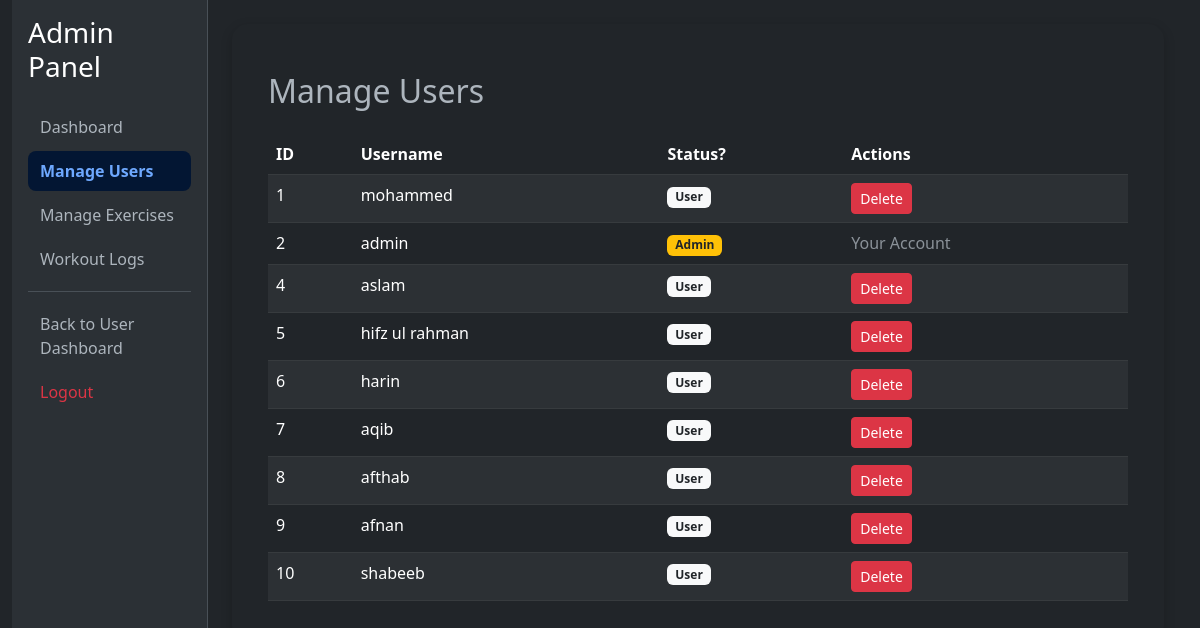
The app's page /admin/users (signed in), older data.
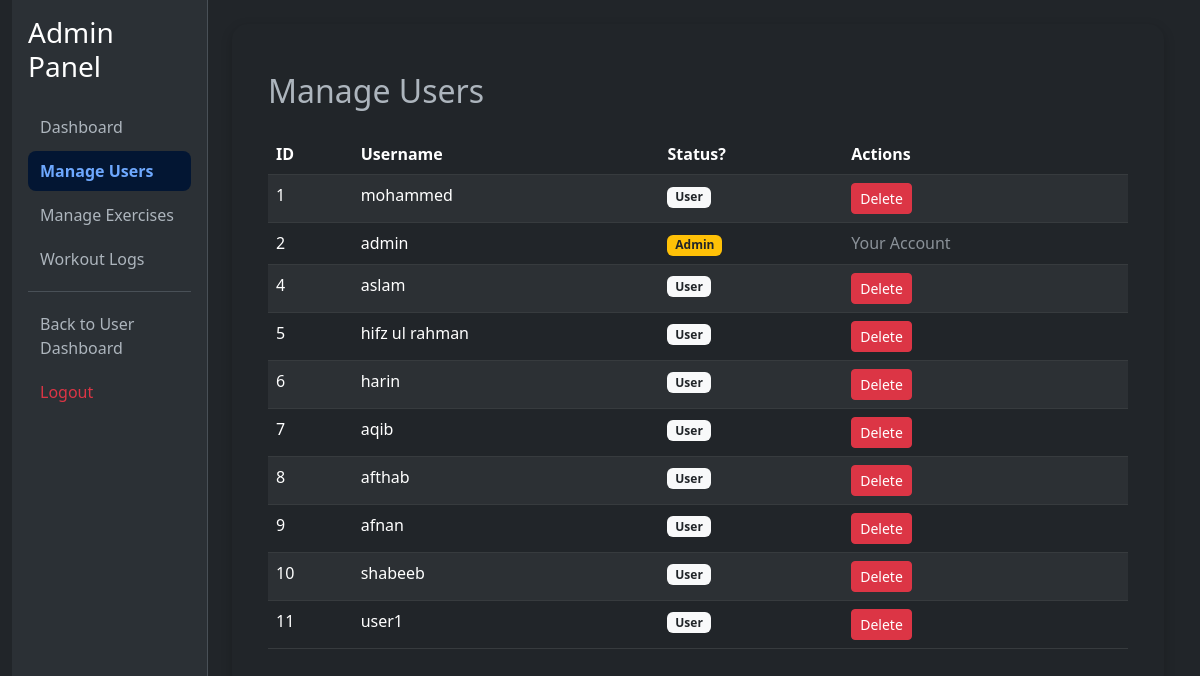
The same page, newer data.
### tables this page shows
CREATE TABLE "users" (
	"id"	INTEGER,
	"username"	TEXT NOT NULL UNIQUE,
	"password"	TEXT NOT NULL,
	"is_admin"	INTEGER DEFAULT 0,
	PRIMARY KEY("id" AUTOINCREMENT)
);

### app.py (the view)
@app.route('/admin/users')
@admin_required
def admin_users():
    conn = sqlite3.connect("workout_tracker.db")
    c = conn.cursor()
    c.execute("SELECT id, username, is_admin FROM users")
    users = c.fetchall()
    conn.close()
    return render_template('admin/users.html', users=users)

### app.py (called while the page is built)
def admin_required(f):
    @wraps(f)
    def decorated_function(*args, **kwargs):
        if not session.get('user_id') or not session.get('is_admin'):
            flash("Access Denied. Admins Only.", "error")
            return redirect('/dashboard')
        return f(*args, **kwargs)
    return decorated_function

### templates/admin/users.html
{% extends 'admin/base.html' %}
{% block content %}
<div class="container mt-4">
    <h2 class="mb-4">Manage Users</h2>
    <table class="table table-dark table-striped">
        <thead>
            <tr>
                <th>ID</th>
                <th>Username</th>
                <th>Status?</th>
                <th>Actions</th>
            </tr>
        </thead>
        <tbody>
            {% for user in users %}
            <tr>
                <td>{{ user[0] }}</td>
                <td>{{ user[1] }}</td>
                <td>
                    {% if user[2] %}
                        <span class="badge bg-warning text-dark">Admin</span>
                    {% else %}
                        <span class="badge bg-light text-dark">User</span>
                    {% endif %}
                </td>
                <td>
                    {% if user[0] != session['user_id'] %}
                    <a href="/admin/delete_user/{{ user[0] }}" class="btn btn-sm btn-danger" onclick="return confirm('Delete this user?')">Delete</a>
                    {% else %}
                    <span class="text-muted">Your Account</span>
                    {% endif %}
                </td>
            </tr>
            {% endfor %}
        </tbody>
    </table>
</div>
{% endblock %}

### templates/admin/base.html (shortened to what this page needs)
<!DOCTYPE html>
<html lang="en" data-bs-theme="dark">
<head>
    <link href="https://cdn.jsdelivr.net/npm/bootstrap@5.3.0/dist/css/bootstrap.min.css" rel="stylesheet">
    <link rel="stylesheet" href="https://cdn.jsdelivr.net/npm/bootstrap-icons@1.11.1/font/bootstrap-icons.css">
</head>
<body class="min-vh-100">
<div class="container-fluid">
    <div class="row g-0">
        <aside class="col-12 col-md-3 col-lg-2 sidebar bg-body-tertiary border-end p-3">
            <h3 class="mb-4 text" style="color: white;">Admin Panel</h3>
            <nav class="nav flex-column gap-1">
                <a href="/admin" class="nav-link {% if request.path == '/admin' %}active{% endif %}">Dashboard</a>
                <a href="/admin/users" class="nav-link {% if request.path.startswith('/admin/users') %}active{% endif %}">Manage Users</a>
                <a href="/admin/exercises" class="nav-link {% if request.path.startswith('/admin/exercises') %}active{% endif %}">Manage Exercises</a>
                <a href="/admin/logs" class="nav-link {% if request.path.startswith('/admin/logs') %}active{% endif %}">Workout Logs</a>
                <div class="border-top my-2"></div>
                <a href="/dashboard" class="nav-link">Back to User Dashboard</a>
                <a href="/logout" class="nav-link text-danger">Logout</a>
            </nav>
        </aside>
        <main class="col-12 col-md-9 col-lg-10 p-4">
            <div class="content-surface p-4">
                {% block content %}{% endblock %}
            </div>
        </main>
    </div>
</div>
</body>
</html>

### templates/admin/base.html (style rules this page uses)
.sidebar { position: sticky; top: 0; min-height: 100vh; }
.sidebar .nav-link { border-radius: .5rem; padding: .5rem .75rem; color: var(--bs-body-color); }
.sidebar .nav-link.active { background: var(--bs-primary-bg-subtle); color: var(--bs-primary-text-emphasis); font-weight: 600; }
.content-surface { background: var(--bs-body-tertiary); border-radius: 1rem; box-shadow: 0 0.25rem 0.75rem rgba(0,0,0,.2); }

Row changes from the older to the newer data that the page shows:
added users: id "11", username "user1", is_admin "User"
